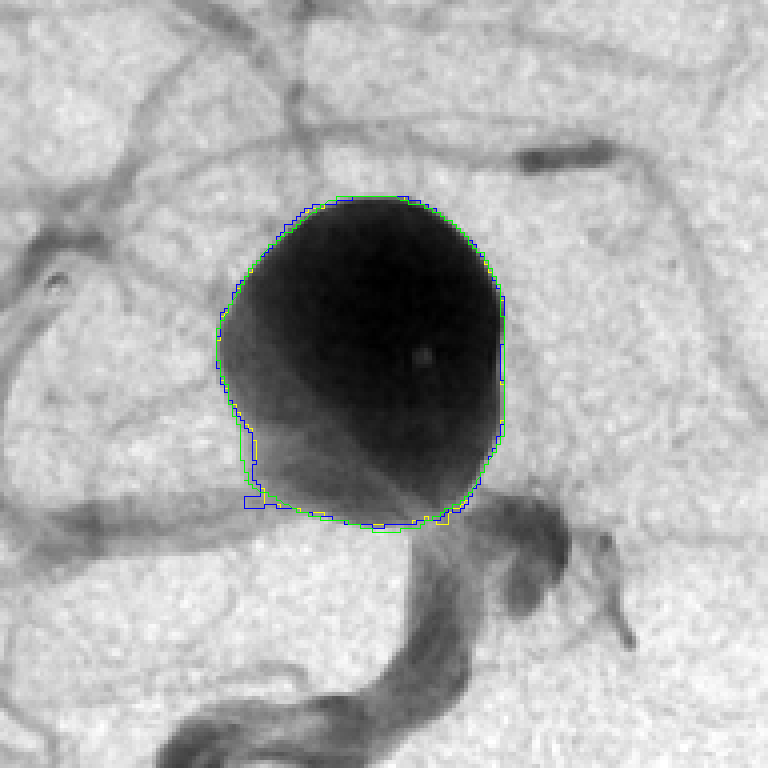
#> input picture imgs/patient2.tif, 768 x 768 px
$ jupyter execute basic_transf_matrix.ipynb   (shell and % lines are left out)
#> lines starting #> are read from the running program, lines starting #| are printed output that depends on the picture
# Notebook for basic transfo in Python (matrix manipulation)

please visit : https://www.sfu.ca/~jtmulhol/py4math/linalg/ap-image-basics/

[cell 1]
import matplotlib.pyplot as plt
import numpy as np
img = plt.imread("imgs/patient2.tif")
#> img is the input picture: shape (768, 768, 3); mean R, G, B 173.7, 174.3, 174
plt.imshow(img)

[cell 2]
import numpy as np
img_R, img_G, img_B = img.copy(), img.copy(), img.copy()
img_R[:, :, (1, 2)] = 0  # zero out GB channels
img_G[:, :, (0, 2)] = 0  # zero out RB channels
img_B[:, :, (0, 1)] = 0  # zero out RG channels

img_rgb = np.concatenate((img_R,img_G,img_B), axis=1)
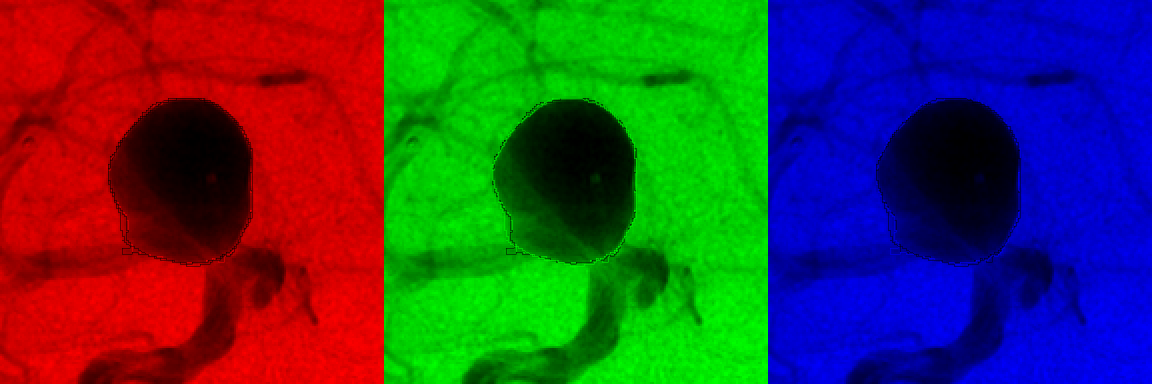
#> img_rgb: shape (768, 2304, 3) (shown at 1/2 size); mean R, G, B 57.9, 58.1, 58
plt.figure(figsize=(8, 8))
plt.imshow(img_rgb)
plt.title("image in 3 colors")

## Rotating

performing rotation using cv2 using rotation matrix

<semantics><mrow><mi>R</mi><mo>=</mo><mrow><mo fence="true">[</mo><mtable rowspacing="0.16em" columnalign="center center" columnspacing="1em"><mtr><mtd><mstyle scriptlevel="0" displaystyle="false"><mrow><mi>cos</mi><mo>⁡</mo><mi>θ</mi></mrow></mstyle></mtd><mtd><mstyle scriptlevel="0" displaystyle="false"><mrow><mo>−</mo><mi>sin</mi><mo>⁡</mo><mi>θ</mi></mrow></mstyle></mtd></mtr><mtr><mtd><mstyle scriptlevel="0" displaystyle="false"><mrow><mi>sin</mi><mo>⁡</mo><mi>θ</mi></mrow></mstyle></mtd><mtd><mstyle scriptlevel="0" displaystyle="false"><mrow><mi>cos</mi><mo>⁡</mo><mi>θ</mi></mrow></mstyle></mtd></mtr></mtable><mo fence="true">]</mo></mrow></mrow><annotation encoding="application/x-tex">R =
\begin{bmatrix}
\cos\theta  -\sin\theta\\
\sin\theta  \cos\theta
\end{bmatrix}</annotation></semantics>

[cell 3]
import cv2

h, w = img.shape[:2]  # height, width
#> h = 768; w = 768
ctr = (w // 2, h // 2)
#> ctr = (384, 384)
ang = 15  # degrees
scl = 1.0

theta = np.deg2rad(ang)

R = np.array([
    [np.cos(theta), -np.sin(theta)],
    [np.sin(theta),  np.cos(theta)]
])

t = np.array([ctr[0], ctr[1]]) - R @ np.array([ctr[0], ctr[1]])  # translation into center + rotatiion and translation back to the corner
#> t = [112.5, -86.3]
M = np.hstack((R, t.reshape(2, 1)))
rot = cv2.warpAffine(img, M, (w, h))

plt.imshow(rot)

## Translation
<semantics><mrow><mi>M</mi><mo>=</mo><mrow><mo fence="true">[</mo><mtable rowspacing="0.16em" columnalign="center center center" columnspacing="1em"><mtr><mtd><mstyle scriptlevel="0" displaystyle="false"><mn>1</mn></mstyle></mtd><mtd><mstyle scriptlevel="0" displaystyle="false"><mn>0</mn></mstyle></mtd><mtd><mstyle scriptlevel="0" displaystyle="false"><msub><mi>t</mi><mi>x</mi></msub></mstyle></mtd></mtr><mtr><mtd><mstyle scriptlevel="0" displaystyle="false"><mn>0</mn></mstyle></mtd><mtd><mstyle scriptlevel="0" displaystyle="false"><mn>1</mn></mstyle></mtd><mtd><mstyle scriptlevel="0" displaystyle="false"><msub><mi>t</mi><mi>y</mi></msub></mstyle></mtd></mtr></mtable><mo fence="true">]</mo></mrow></mrow><annotation encoding="application/x-tex">M =
\begin{bmatrix}
1  0  t_x\\
0  1  t_y
\end{bmatrix}</annotation></semantics>

[cell 4]
import cv2

h, w = img.shape[:2]  # height, width
ctr = (w // 2, h // 2)

tx = 50   # shift right
ty = 20   # shift down

T = np.array([
    [1, 0, tx],
    [0,  1, ty]
]).astype(np.float32)


trans = cv2.warpAffine(img, T, (img.shape[0], img.shape[1]))

plt.imshow(trans)

## flipping

**horizontal flipping**

<mrow><mo fence="true">[</mo><mtable rowspacing="0.16em" columnalign="center center center" columnspacing="1em"><mtr><mtd><mstyle scriptlevel="0" displaystyle="false"><mrow><mo>−</mo><mn>1</mn></mrow></mstyle></mtd><mtd><mstyle scriptlevel="0" displaystyle="false"><mn>0</mn></mstyle></mtd><mtd><mstyle scriptlevel="0" displaystyle="false"><mrow><mi>w</mi><mo>−</mo><mn>1</mn></mrow></mstyle></mtd></mtr><mtr><mtd><mstyle scriptlevel="0" displaystyle="false"><mn>0</mn></mstyle></mtd><mtd><mstyle scriptlevel="0" displaystyle="false"><mn>1</mn></mstyle></mtd><mtd><mstyle scriptlevel="0" displaystyle="false"><mn>0</mn></mstyle></mtd></mtr><mtr><mtd><mstyle scriptlevel="0" displaystyle="false"><mn>0</mn></mstyle></mtd><mtd><mstyle scriptlevel="0" displaystyle="false"><mn>0</mn></mstyle></mtd><mtd><mstyle scriptlevel="0" displaystyle="false"><mn>1</mn></mstyle></mtd></mtr></mtable><mo fence="true">]</mo></mrow><annotation encoding="application/x-tex">\begin{bmatrix}
-1 &amp; 0 &amp; w-1\\
0 &amp; 1 &amp; 0\\
0 &amp; 0 &amp; 1
\end{bmatrix}</annotation>

[cell 5]
h, w = img.shape[:2]  # height, width
HF = np.array([[-1, 0, w-1],
             [0, 1, 0]]).astype(np.float32)
#> HF = [[-1, 0, 767], [0, 1, 0]]


VF = np.array([[1,0,0],
               [0,-1,h-1]]).astype(np.float32)
#> VF = [[1, 0, 0], [0, -1, 767]]
h_flipped =  cv2.warpAffine(img, HF, (img.shape[1], img.shape[0]))
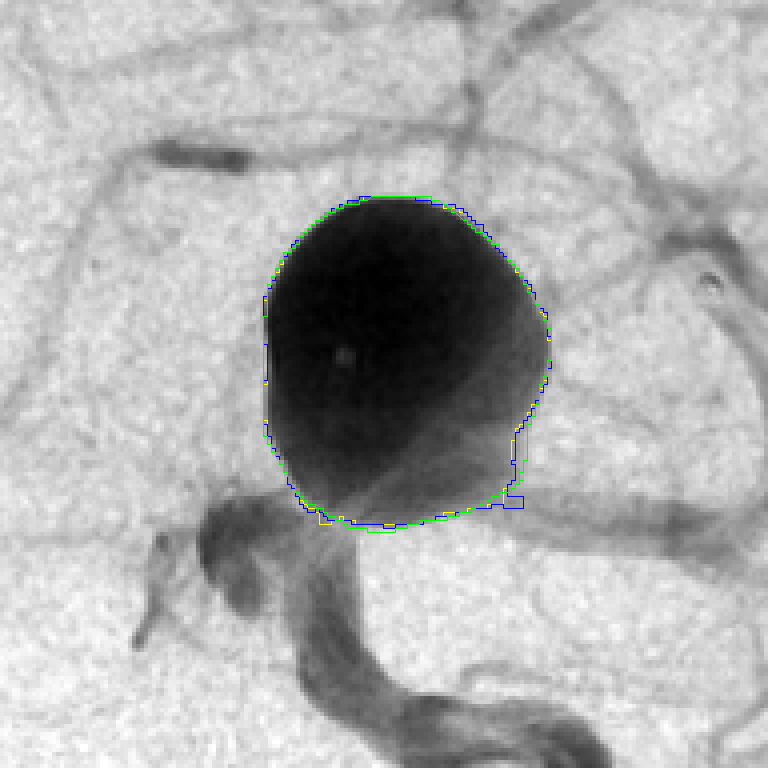
#> h_flipped: shape (768, 768, 3); mean R, G, B 173.7, 174.3, 174

v_flipped = cv2.warpAffine(img, VF, (img.shape[1], img.shape[0]))
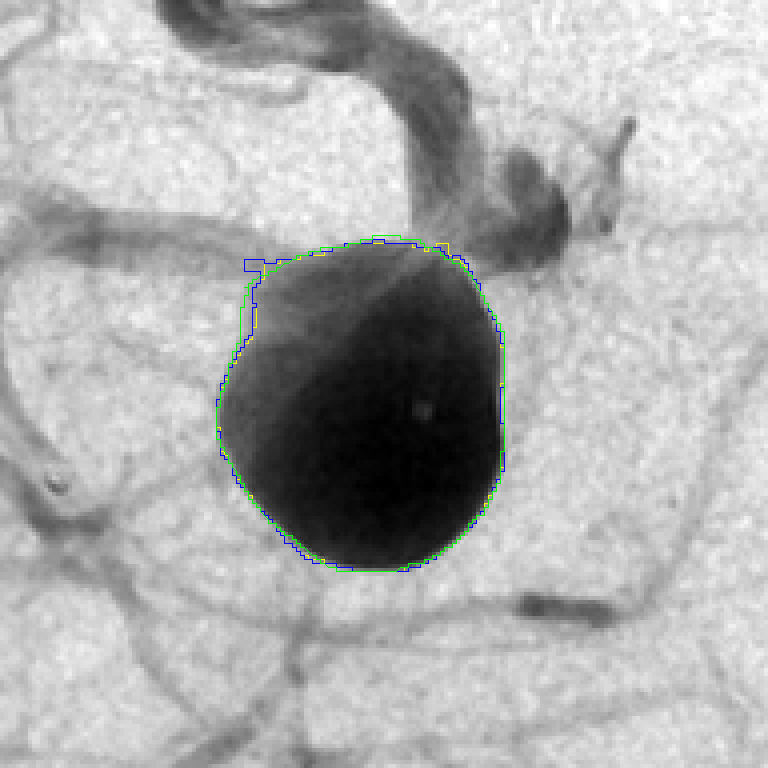
#> v_flipped: shape (768, 768, 3); mean R, G, B 173.7, 174.3, 174

fig, ax = plt.subplots(ncols=3,  figsize=(8,5))

ax[0].imshow(v_flipped)
ax[1].imshow(h_flipped)
ax[2].imshow(img)

## Shearing
along y axis :
[x y][[1 Shy]
        [0 1]]

along x axis:
[x y][[1 0]
        shx 1]]

[cell 6]
# shearing along y axis
shy = .5
Sy = np.float32([[1, shy, 0], [0, 1, 0]])

new_width = int(img.shape[1] + abs(shy) * img.shape[0])
shy_img = cv2.warpAffine(img, Sy, (new_width, img.shape[0]))
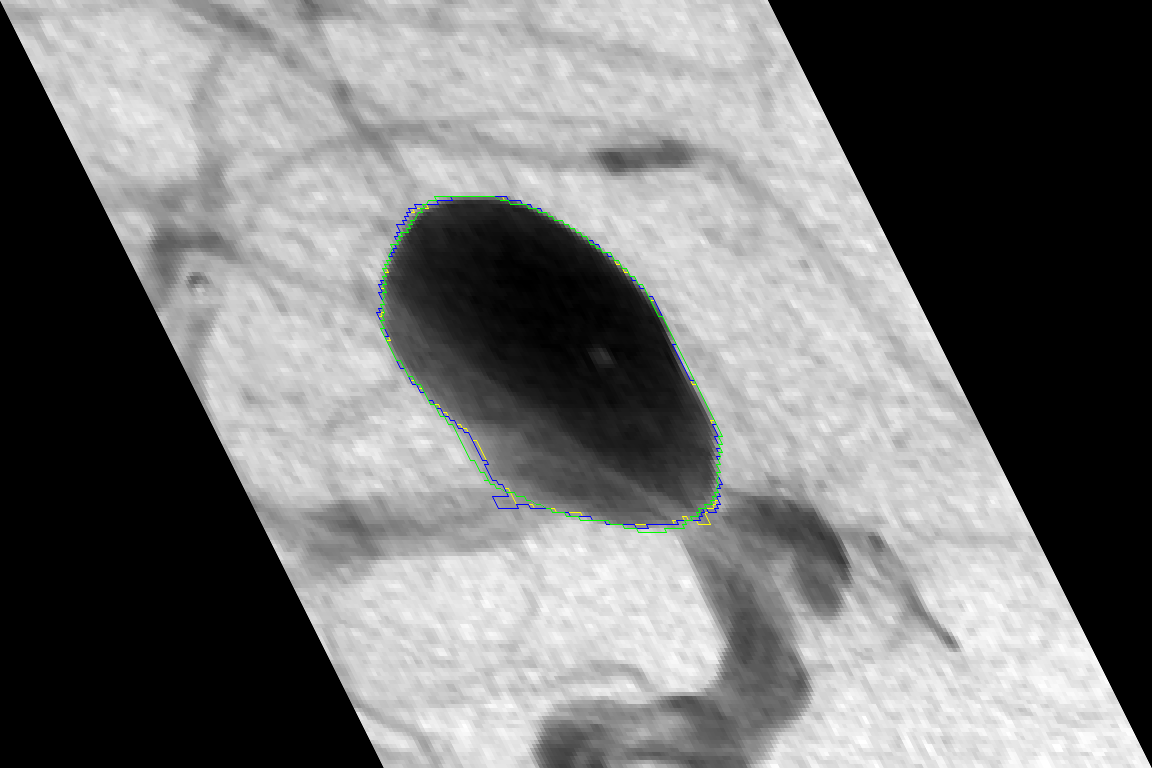
#> shy_img: shape (768, 1152, 3); mean R, G, B 115.8, 116.2, 116


# shearing along x axis
shx = .5
Sx = np.float32([[1, 0, 0], [shx, 1, 0]])

new_height = int(img.shape[0] + abs(shx) * img.shape[1])
shx_img = cv2.warpAffine(img, Sx, (img.shape[0], new_height, ))
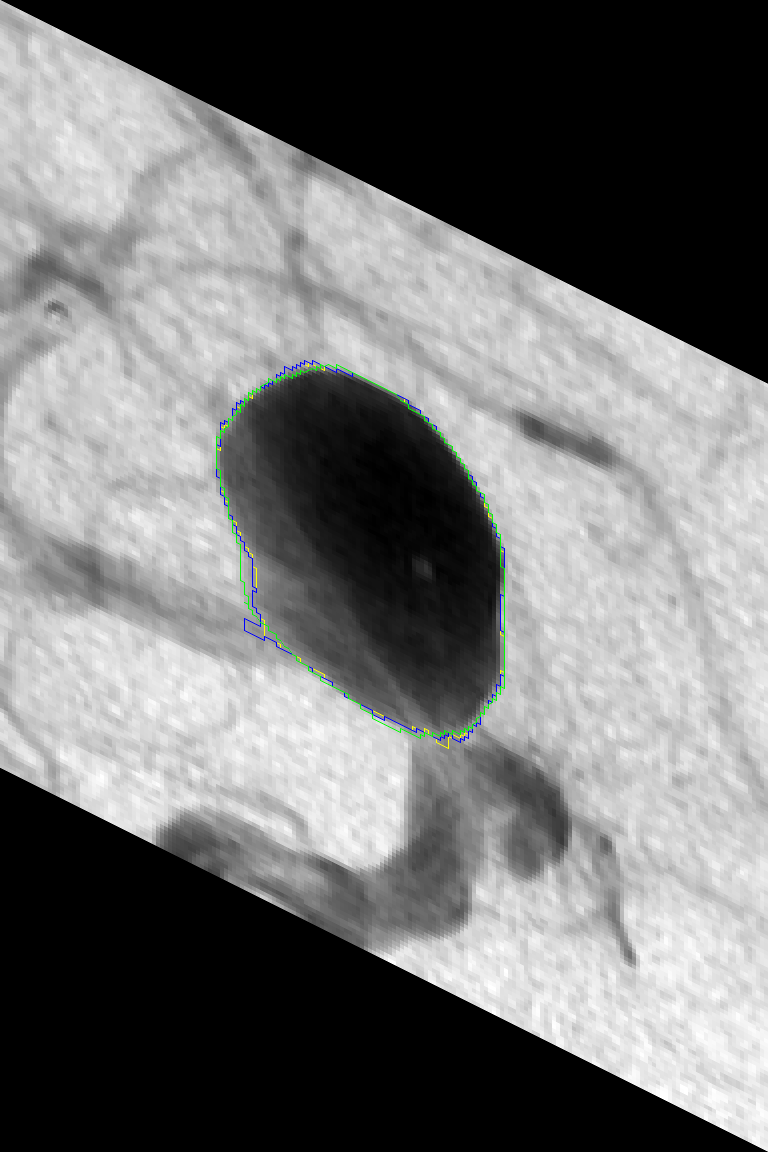
#> shx_img: shape (1152, 768, 3); mean R, G, B 115.8, 116.2, 116

fig, ax = plt.subplots(ncols=3,  figsize=(8,5))

ax[0].imshow(shy_img)
ax[1].imshow(shx_img)
ax[2].imshow(img)

##  Modifying colors

[cell 7]
def apply_color_matrix(img, matrix):
    _img = img / 256
    _img = _img @ matrix.T

    _img /= _img.max()
    _img *= 255
    return _img.astype('uint8')
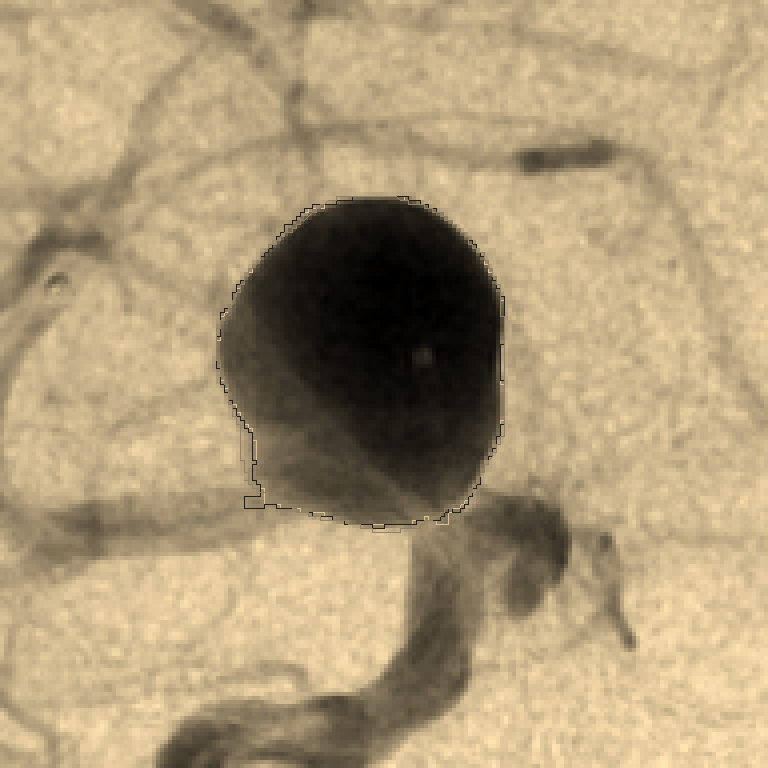
#> returned value: shape (768, 768, 3); mean of channels 0, 1, 2 173.9, 154.5, 120.2; drawn as R, G, B


# ex applying sepia

sepia = np.array([[ 0.393, 0.769, 0.189],
    [ 0.349, 0.686, 0.168],
    [ 0.272, 0.534, 0.131]])


sepia_img = apply_color_matrix(img, sepia)
plt.imshow(sepia_img)

## Convolution with gaussian kernels

$g(x,y) = \frac{1}{2\pi\sigma^2} e^{\frac{-x^2-y^2}{2\sigma^2}}
= \left(\frac{1}{\sqrt{2\pi}\sigma} e^{\frac{-x^2}{2\sigma^2}}\right)\left(\frac{1}{\sqrt{2\pi}\sigma} e^{\frac{-y^2}{2\sigma^2}}\right)$

[cell 8]
import numpy as np
from scipy.ndimage import convolve
def gaussian_kernel(kernel_size, sigma=1):
    size = int(kernel_size) // 2
    x, y = np.mgrid[-size:size+1, -size:size+1]
    normal = 1 / (2.0 * np.pi * sigma**2)
    g =  np.exp(-((x**2 + y**2) / (2.0*sigma**2))) * normal
    return g


plt.imshow(convolve(img[:,:,0], gaussian_kernel(3, 10)))
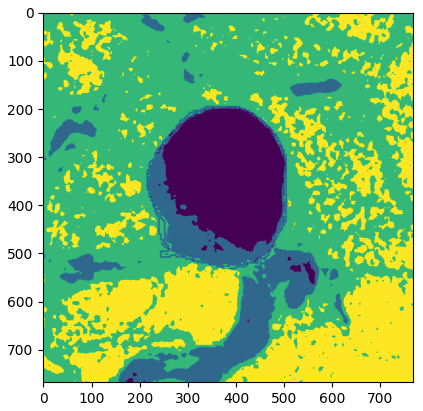
#> figure drawn by matplotlib, 1 panel

$ run again, with imgs/patient3.tif copied over imgs/patient2.tif
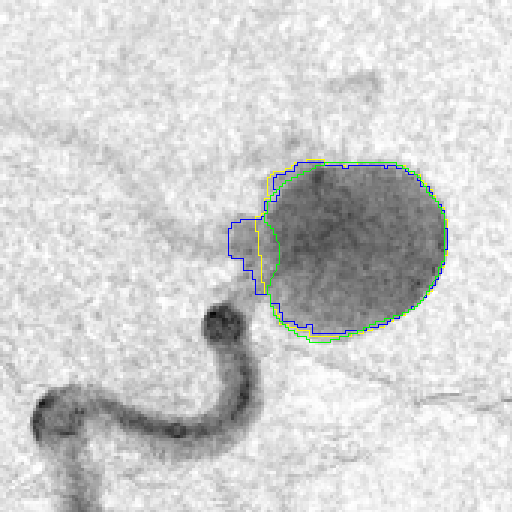
#> input picture imgs/patient3.tif, 512 x 512 px
#> img is the input picture: shape (512, 512, 3); mean R, G, B 206.7, 207.4, 206.9
#> in apply_color_matrix, `return _img.astype('uint8')`:
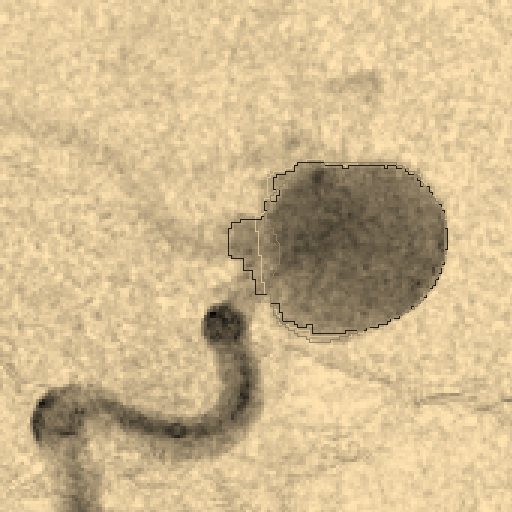
#> returned value: shape (512, 512, 3); mean of channels 0, 1, 2 207, 183.9, 143.1; drawn as R, G, B
#> `[cell 8] import numpy as np from scipy.ndimage import convolve def gau..`:
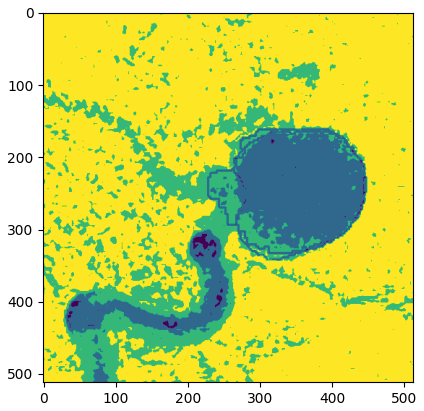
#> figure drawn by matplotlib, 1 panel
